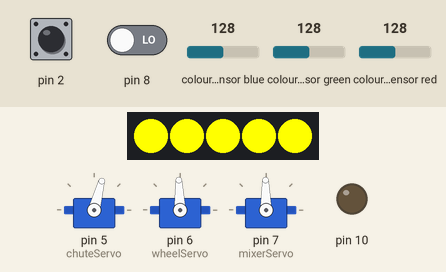
Recording of a sketch running on a simulated Arduino Uno, built with avr-gcc and run on an emulated ATmega328P. On the bench: 3 × servo, 5 RGB LEDs in strip order, left to right, output pins drawn as LEDs (lit = HIGH). The test bench sets the inputs (shaded band); at power-on: pin 2 HIGH, pin 8 LOW, colour sensor blue 128, colour sensor green 128, colour sensor red 128.

Above: at 0.75 s.
1.3 s: pin 2 driven LOW
At 2.9 s:
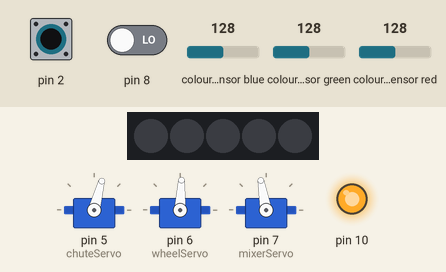
3.3 s: pin 8 driven HIGH
At 4.9 s:
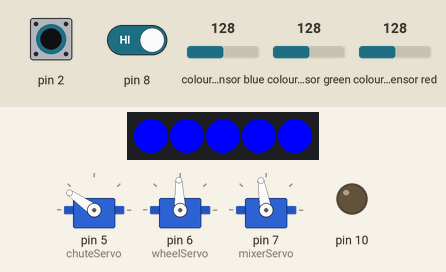
6.3 s: pin 8 driven LOW
At 7.6 s:
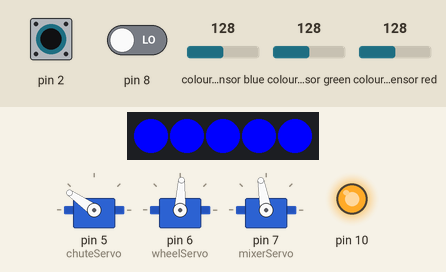
8.5 s: pin 2 pulsed HIGH 5 times (0.12 s each, 0.3 s apart)
At 8.77 s:
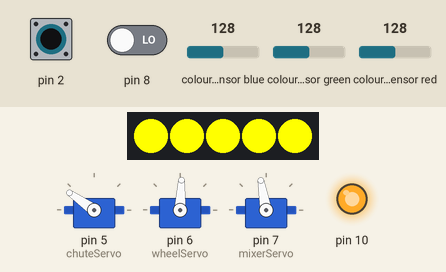
Timing chart, 0 to 12.5 s (numbered marks = the images above; inputs shaded):
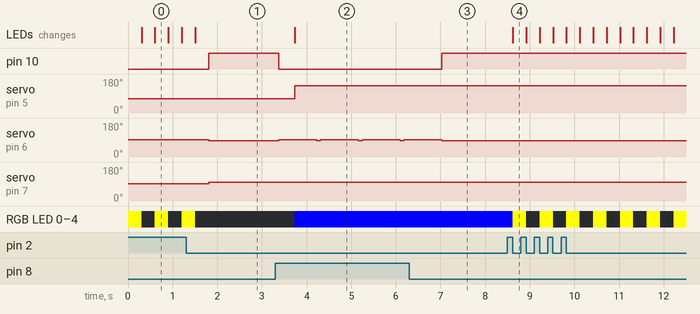

The sketch:

SEPARADORA_DE_SKITTLES_MMs.ino
```cpp
#include <Servo.h>
#include <Wire.h>
#include "Adafruit_TCS34725.h"
#include <FastLED.h>

Adafruit_TCS34725 tcs = Adafruit_TCS34725(TCS34725_INTEGRATIONTIME_50MS, TCS34725_GAIN_4X);

Servo wheelServo;  // create a servo object to control a servo
Servo chuteServo;  // create another servo object to control a servo
Servo mixerServo;  // crete another servo object to control servo

const byte BOTAO_START_STOP = { 2 };
const byte LED_DIGITAL = { 3 };
const byte SENSOR_RODA = { 8 };
const byte SENSOR_TUBO = { 9 };
const byte VIBRA = { 10 };

const byte NUM_LEDS =  5; // QUANTIDADE DE LEDS ENDERECAVEIS
CRGB leds[NUM_LEDS];


const int wheelOverRun = 80; //decrease this if the skittle goes past the colour sensor or increase it if the skittle stops before it reaches the sensor
//270 para 90 --- 165 para 89 --- 110 para 88 -- 80 para 87

int arrayIndexToAimAt;

float redReading, greenReading, blueReading; //somewhere to store our colour sensor readings

const int arrayRows = 7;
const int arrayColumns = 6;
int SAMPLES[arrayRows][arrayColumns] = {  // array goes red value, green value, blue value, colour, difference to sample (update by code later), angle for depositor
  {139, 62,  45,  "Red", 0, 25}, //red -- ok
  {160,  53,  28,  "Orange", 0,55}, //orange -1 -- ok
  {115,  90,  30,  "Yellow", 0, 85}, //yellow -2 -- ok
  {80,  106,  48,  "Green", 0, 115}, //green -3 -- ok
  {50,  89,  107,  "Blue", 0, 145}, //blue -4
  {103,  82,  54, "Brown", 0, 175},  //brown -5
  {97, 85, 54, "No Skittle", 0, 175}, //no skittle -6
};
// Determines the number of samples stored in the array
const byte samplesCount = sizeof(SAMPLES) / sizeof(SAMPLES[0]);

volatile bool toogle_start_stop = false;

void setup()
{
  pinMode(SENSOR_RODA, INPUT);
  pinMode(SENSOR_TUBO, INPUT);
  pinMode(BOTAO_START_STOP, INPUT);
  attachInterrupt(digitalPinToInterrupt(2), tootgle, FALLING);
  pinMode(VIBRA, OUTPUT);

  chuteServo.attach(5); // attaches the servo on pin d5 to the servo object
  chuteServo.write(75); // No Sittle default position
  wheelServo.attach(6); // attaches the servo on pin d6 to the servo object
  wheelServo.write(92); // stop motor
  mixerServo.attach(7); // attaches the servo on pin d6 to the servo object
  mixerServo.write(91); // stop motor


    if (tcs.begin()) {
    //Serial.println("Found sensor");
  } else {
    Serial.println("No TCS34725 found ... check your connections");
    while (1); // halt!
  }

  // printArray(SAMPLES);
  FastLED.addLeds<WS2812B, LED_DIGITAL, GRB>(leds, NUM_LEDS).setCorrection(TypicalLEDStrip);
  FastLED.clear();

}


void loop() {

  if (toogle_start_stop == true) {

    chuteServo.attach(5); // attaches the servo on pin d5 to the servo object
    wheelServo.attach(6); // attaches the servo on pin d6 to the servo object
    mixerServo.attach(7); // attaches the servo on pin d6 to the servo object


    if (digitalRead(SENSOR_RODA) == HIGH) {
     wheelServo.write(87);
    }
    mixerServo.write(100);
    // static unsigned long debounce;
    // if ((millis() - debounce) > 10000) {
    //   while (digitalRead(SENSOR_TUBO) == LOW) {
    //     wheelServo.write(92);
    //     mixerServo.write(100);
    //     delay(1000);
    //     byte count = 0;
    //     while (count < 3) {
    //     mixerServo.write(80);
    //     digitalWrite(VIBRA, HIGH);
    //     delay(200);
    //     mixerServo.write(91);
    //     digitalWrite(VIBRA, LOW);
    //     delay(200);
    //     count++;
    //     }
    //   }
    //   debounce = millis();
    // }

    if (digitalRead(SENSOR_RODA) == HIGH){

      delay(wheelOverRun); //allows the wheel to keep turning - adjust this value to ensure your skittle stops beenath the colour sensor.
      wheelServo.write(92);  //stops the skittle wheel
      digitalWrite(VIBRA, LOW);
      readColour();
      matchColour();
      arrayIndexToAimAt = findClosestSample();
      aimChute();
      delay(500); //gives the chute time to settle in place before we send the skittle down
      } else {
      //Serial.println("Skittle moving wheel not aligned wiht contact switch yet - please gently rotate by hand unless a reading is produced shortly");
      wheelServo.write(87);  //starts to turn the skittle collecting wheel
      digitalWrite(VIBRA, HIGH);

    }
  } else {

    wheelServo.detach();
    mixerServo.detach();
    chuteServo.detach();

      for(int i = 0; i < NUM_LEDS; i++) {
        leds[i] = CRGB(255, 255, 0);
      }
      FastLED.show();
      delay(300);
      for(int i = 0; i < NUM_LEDS; i++) {
        leds[i] = CRGB(0, 0, 0);
      }
      FastLED.show();
      delay(300);
  }


}


void tootgle() {
   if(digitalRead(BOTAO_START_STOP) == LOW) {
    toogle_start_stop = !toogle_start_stop;
  }
}

void readColour()
  {
    delay(300);  // takes 50ms to read
    tcs.getRGB(&redReading, &greenReading, &blueReading);

  }

void matchColour() {
  int colourDistance;
  // Iterate through the array to find a matching colour sample
  for (byte i = 0; i < samplesCount; i++)
  {
   colourDistance = getColourVariance(redReading, greenReading, blueReading, SAMPLES[i][0], SAMPLES[i][1], SAMPLES[i][2], SAMPLES[i][3]);
   SAMPLES[i][4] = colourDistance;
  }
}

int getColourVariance(int redSensor, int greenSensor, int blueSensor, int redSample, int greenSample, int blueSample, char *colour) {

  int redDifference;
  redDifference = compareValues(redSensor, redSample, "Red ");
  int greenDifference;
  greenDifference = compareValues(greenSensor, greenSample, "Green ");
  int blueDifference;
  blueDifference = compareValues(blueSensor, blueSample, "Blue ");
  int totalDifference;
  totalDifference = redDifference + greenDifference + blueDifference;
  return totalDifference;

}

int compareValues(int sensorColour, int sampleColour, char *colour) {

  int difference;
  difference = sensorColour - sampleColour;
  if (difference < 0)
  {
    difference = difference * (-1);
  }
  return difference;

}

int findClosestSample() {

  int index = 0;
  for (int i = 0; i < arrayRows; i++) {
    if (SAMPLES[i][4] < SAMPLES[index][4]) {
      index = i;const byte LED_DIGITAL = { 11 };
    }
  }
  switch (index) {
    case 0:
      Serial.println("Vermelho");
      for(int i = 0; i < NUM_LEDS; i++) {
        leds[i] = CRGB(255, 0, 0);
      }
      FastLED.show();
      break;
    case 1:
      Serial.println("Laranja");
      for(int i = 0; i < NUM_LEDS; i++) {
        leds[i] = CRGB(255, 70, 0);
      }
      FastLED.show();
      break;
    case 2:
      Serial.println("Amarelo");
      for(int i = 0; i < NUM_LEDS; i++) {
        leds[i] = CRGB(255, 255, 0);
      }
      FastLED.show();
      break;
    case 3:
      Serial.println("Verde");
      for(int i = 0; i < NUM_LEDS; i++) {
        leds[i] = CRGB(0, 255, 0);
      }
      FastLED.show();
      break;
    case 4:
      Serial.println("Azul");
      for(int i = 0; i < NUM_LEDS; i++) {
        leds[i] = CRGB(0, 0, 255);
      }
      FastLED.show();
      break;
    case 5:
      Serial.println("Marron");
      for(int i = 0; i < NUM_LEDS; i++) {
        leds[i] = CRGB(255, 0, 150);
        FastLED.show();
      }
      break;
    default:
      //Serial.println("Branco");
      for(int i = 0; i < NUM_LEDS; i++) {
        leds[i] = CRGB(255, 255, 255);
      }
      FastLED.show();
      break;
  }
  return index;

}

void aimChute() {
  chuteServo.write(SAMPLES[arrayIndexToAimAt][5]);
}
```

Measured:
- after the input at 1.3 s, pin 10: LOW → HIGH after 0.51 s; servo on pin 6 (wheelServo): 92° → 87° after 0.51 s; servo on pin 7 (mixerServo): 91° → 100° after 0.51 s
- after the input at 3.3 s, pin 10: HIGH → LOW after 0.08 s; servo on pin 5 (chuteServo): 75° → 145° after 0.43 s; servo on pin 6 (wheelServo): alternates 92° for 0.85 s and 87° for 0.08 s, starting after 0.08 s; RGB LED 0–4: off → RGB(0, 0, 255) after 0.43 s; the LEDs: change after 0.43 s (image 2)
- after the input at 6.3 s, pin 10: LOW → HIGH after 0.72 s; servo on pin 6 (wheelServo): goes on until 7.0 s, then stays 87°
- after the input at 8.5 s, RGB LED 0–4: alternates RGB(255, 255, 0) for 0.30 s and off for 0.30 s, starting after 0.12 s; the LEDs: change after 0.12 s (image 4)
